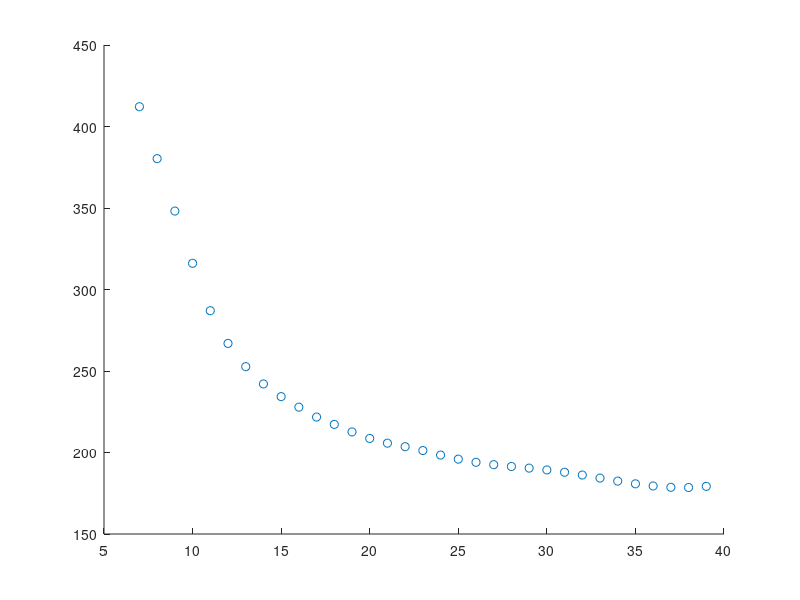

MATLAB code to generate this figure: (Note: this script raises an error after producing the figure.)
clear
clc

load('Disp_curve_exp.mat')
scatter(Disp_curve_exp(:,1),Disp_curve_exp(:,2))

f=Disp_curve_exp(:,1)';
VS=[199 300 350 380 400 600];
H=[5.1 6.3 8.5 4.8 5.3];
den=[1 1 1 1 1 1]*1000;
VP=VS*((3)^(1/1));

% multi mode of Rayleigh wave
pvrl=calcbase(f,VS,H,VP,den);
hold on 
plot(f,pvrl')
legend("exp","Sim")